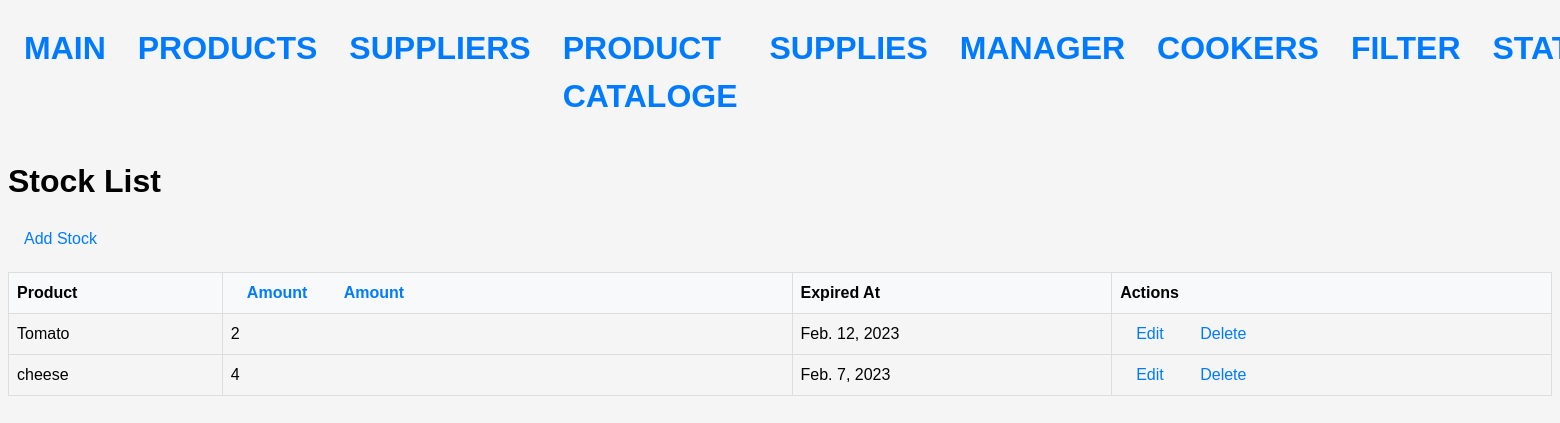
Before: / with the older database file.
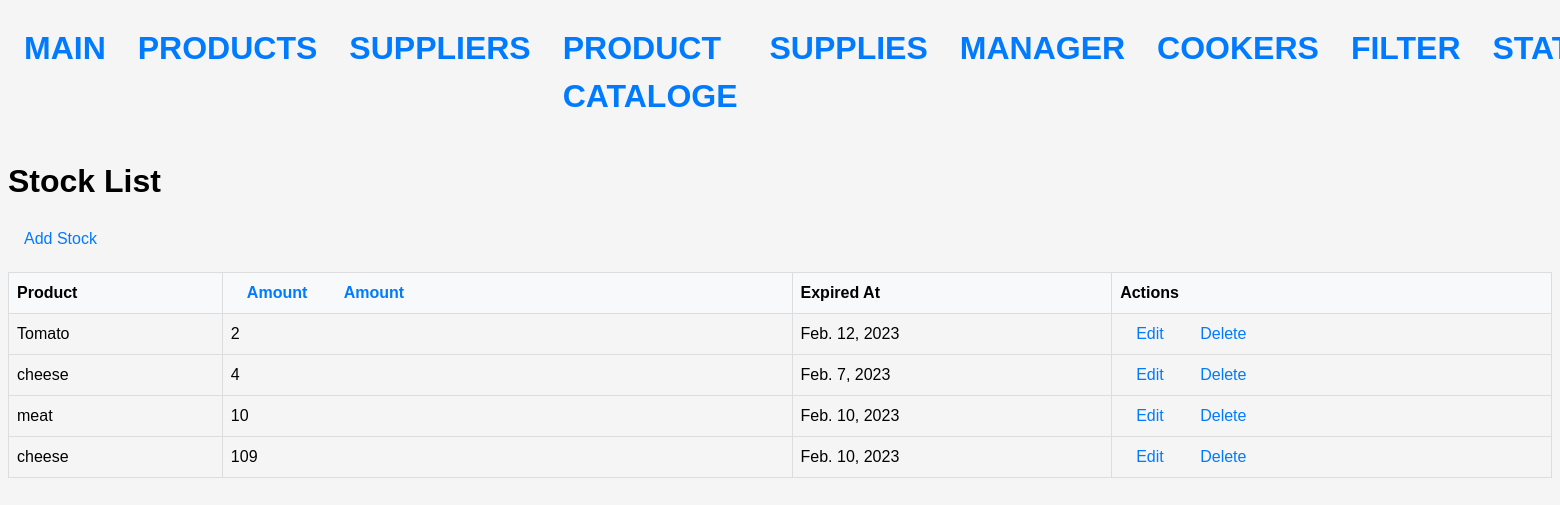
After: the same page with the newer database file.
### stock/models.py (models this page shows, shortened)
class StockProduct(Model):
    product = models.ForeignKey(Product, on_delete=models.CASCADE)
    amount = models.IntegerField()
    expired_at = models.DateField()

class Product(Model):
    name = models.CharField(max_length=64)
    term = models.IntegerField()
    measure = models.ForeignKey(Measure, on_delete=models.CASCADE)
    def __str__(self):
        return self.name

### stock/views.py (the view)
# urls.py: path('', StockListView.as_view(), name='stock'),
class StockListView(ListView):
    model = StockProduct
    template_name = 'stock/stock_list.html'
    context_object_name = 'stocks'
    def get_queryset(self):
        queryset = super().get_queryset()
        sort = self.request.GET.get('sort', '')
        if sort == 'amount_asc':
            queryset = queryset.order_by('amount')
        elif sort == 'amount_desc':
            queryset = queryset.order_by('-amount')
        return queryset
    def get_context_data(self, **kwargs):
        context = super().get_context_data(**kwargs)
        context['now'] = datetime.date.today()
        return context

### templates/stock/stock_list.html (shortened to what this page needs)
{% extends 'base.html' %}
{% block content %}
  <h1>Stock List</h1>
  <a href="{% url 'create_stock' %}">Add Stock</a>
  <table>
    <thead>
      <tr>
        <th>Product</th>
        <th>
          <a href="?sort=amount_asc">
            Amount
          </a>
          <a href="?sort=amount_desc">
            Amount
          </a>
        </th>
        <th>Expired At</th>
        <th>Actions</th>
      </tr>
    </thead>
    <tbody>
    {% for stock in stocks %}
          {% if stock.amount > 0 and stock.expired_at > now %}
        <tr>
          <td>{{ stock.product }}</td>
          <td>{{ stock.amount }}</td>
          <td>{{ stock.expired_at }}</td>
          <td>
            <a href="{% url 'update_stock' stock.pk %}">Edit</a>
            <a href="{% url 'delete_stock' stock.pk %}">Delete</a>
          </td>
        </tr>
          {% endif %}
      {% endfor %}
    </tbody>
  </table>
{% endblock %}

Changed rows visible on the page:
added StockProduct: product "meat", amount "10", expired_at "Feb. 10, 2023"
added StockProduct: product "cheese", amount "109", expired_at "Feb. 10, 2023"
